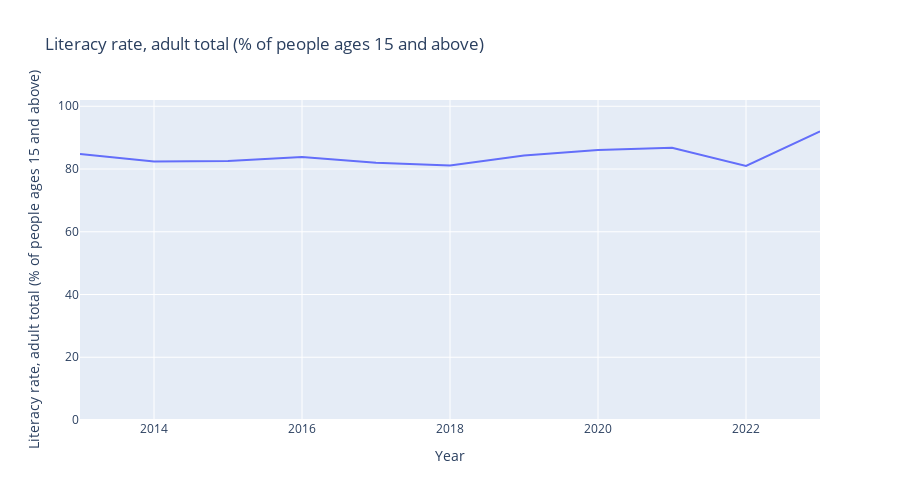

Notebook code cell kept with this figure:
### Code cell
literacy_avg = literacy_df.groupby("Year")["Literacy rate, adult total (% of people ages 15 and above)"].mean().to_frame(name="Literacy rate, adult total (% of people ages 15 and above)").reset_index()
literacy_avg

fig1 = px.line(
    literacy_avg,
    x="Year",
    y= "Literacy rate, adult total (% of people ages 15 and above)",
    title="Literacy rate, adult total (% of people ages 15 and above)",
    width=900,     
    height=500)

fig1.update_layout(
    yaxis=dict(range=[0, literacy_avg["Literacy rate, adult total (% of people ages 15 and above)"].max() + 10]) 
)

fig1

### Figure 1 — Plotly figure (JSON) as saved in the notebook; plotly's stock layout.template omitted (floating-point values rounded to 4 significant figures)
{"data": [{"hovertemplate": "Year=%{x}<br>Literacy rate, adult total (% of people ages 15 and above)=%{y}<extra></extra>", "legendgroup": "", "line": {"color": "#636efa", "dash": "solid"}, "marker": {"symbol": "circle"}, "mode": "lines", "name": "", "orientation": "v", "showlegend": false, "type": "scatter", "x": [2013, 2014, 2015, 2016, 2017, 2018, 2019, 2020, 2021, 2022, 2023], "xaxis": "x", "y": [84.82, 82.37, 82.52, 83.81, 81.99, 81.11, 84.28, 86.06, 86.79, 80.97, 92], "yaxis": "y"}], "layout": {"height": 500, "legend": {"tracegroupgap": 0}, "title": {"text": "Literacy rate, adult total (% of people ages 15 and above)"}, "width": 900, "xaxis": {"anchor": "y", "domain": [0, 1], "title": {"text": "Year"}}, "yaxis": {"anchor": "x", "domain": [0, 1], "range": [0, 102], "title": {"text": "Literacy rate, adult total (% of people ages 15 and above)"}}}}
